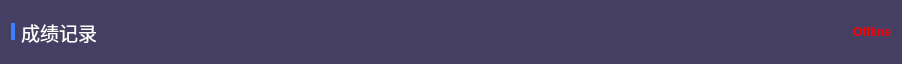
           <widget class="QGroupBox" name="gbScoreRecordHeader">
            <property name="minimumSize">
             <size>
              <width>0</width>
              <height>64</height>
             </size>
            </property>
            <property name="maximumSize">
             <size>
              <width>16777215</width>
              <height>64</height>
             </size>
            </property>
            <property name="styleSheet">
             <string notr="true">background-color: rgb(68, 63, 99);
border-top-left-radius: 10px;
border-top-right-radius: 10px;</string>
            </property>
            <property name="title">
             <string/>
            </property>
            <layout class="QHBoxLayout" name="horizontalLayout_28">
             <item>
              <widget class="QLabel" name="label_31">
               <property name="minimumSize">
                <size>
                 <width>4</width>
                 <height>17</height>
                </size>
               </property>
               <property name="maximumSize">
                <size>
                 <width>4</width>
                 <height>17</height>
                </size>
               </property>
               <property name="styleSheet">
                <string notr="true">background-color: rgb(61, 127, 255);</string>
               </property>
               <property name="text">
                <string/>
               </property>
              </widget>
             </item>
             <item>
              <widget class="QLabel" name="label_32">
               <property name="minimumSize">
                <size>
                 <width>120</width>
                 <height>22</height>
                </size>
               </property>
               <property name="font">
                <font>
                 <family>Microsoft YaHei UI</family>
                 <pointsize>14</pointsize>
                 <weight>50</weight>
                 <italic>false</italic>
                 <bold>false</bold>
                </font>
               </property>
               <property name="styleSheet">
                <string notr="true">color: rgb(255, 255, 255);</string>
               </property>
               <property name="text">
                <string>成绩记录</string>
               </property>
              </widget>
             </item>
             <item>
              <spacer name="horizontalSpacer_38">
               <property name="orientation">
                <enum>Qt::Horizontal</enum>
               </property>
               <property name="sizeHint" stdset="0">
                <size>
                 <width>576</width>
                 <height>20</height>
                </size>
               </property>
              </spacer>
             </item>
             <item>
              <widget class="QPushButton" name="pbLock">
               <property name="minimumSize">
                <size>
                 <width>124</width>
                 <height>43</height>
                </size>
               </property>
               <property name="styleSheet">
                <string notr="true">border-image: url(:/resource/images/mainform/cbUnLock.png);</string>
               </property>
               <property name="text">
                <string/>
               </property>
               <property name="checkable">
                <bool>true</bool>
               </property>
              </widget>
             </item>
             <item>
              <widget class="QLabel" name="lbClientStatus">
               <property name="font">
                <font>
                 <family>Microsoft YaHei UI</family>
                 <weight>75</weight>
                 <bold>true</bold>
                </font>
               </property>
               <property name="styleSheet">
                <string notr="true">color: rgb(255, 0, 0);</string>
               </property>
               <property name="text">
                <string>Offline</string>
               </property>
              </widget>
             </item>
            </layout>
           </widget>
